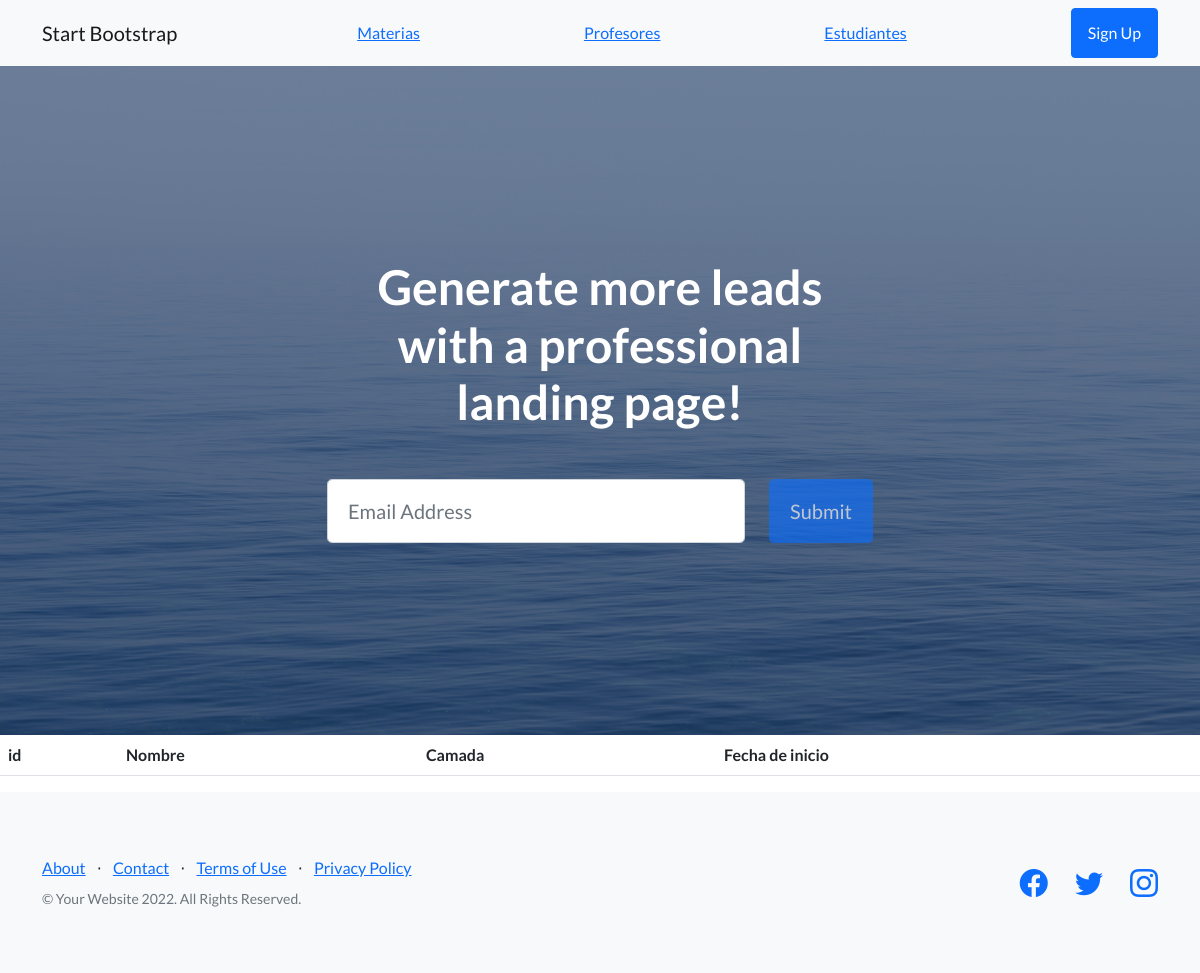
/usuarios/materias, run on an earlier commit of the app's database.
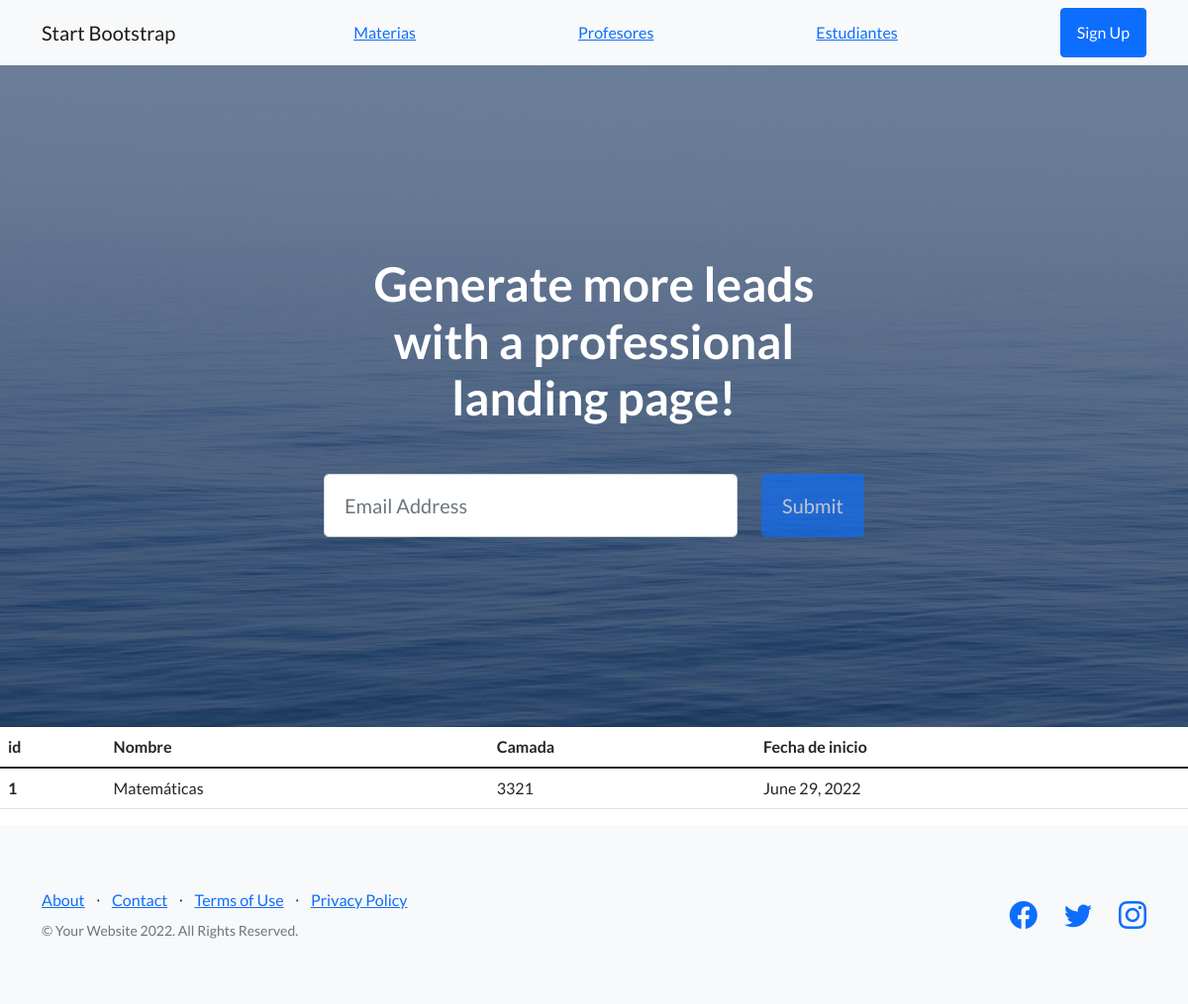
And on a later commit of the database.
### usuarios/models.py (models this page shows)
class Materias(models.Model):
    nombre = models.CharField(max_length=30)
    camada = models.IntegerField()
    fecha_de_inicio = models.DateField()

### usuarios/views.py (the view)
# urls.py: path("materias", views.materias, name="materias"),
def materias(request):
    materias = Materias.objects.all()
    datos = {"datos" : materias}
    return render(request, "materias.html", datos)

### usuarios/templates/materias.html
{% extends "index.html" %}
{% load static %}
{% block contenido %}
<table class="table">
    <thead>
        <tr>
            <th scope="col">id</th>
            <th scope="col">Nombre</th>
            <th scope="col">Camada</th>
            <th scope="col">Fecha de inicio</th>
        </tr>
    </thead>
    <tbody>
        {% for m in datos %}
        <tr>
            <th scope="row">{{m.id}}</th>
            <td>{{m.nombre}}</td>
            <td>{{m.camada}}</td>
            <td>{{m.fecha_de_inicio}}</td>
        </tr>
        {% endfor %}
    </tbody>
</table>
{% endblock %}

What changed in the data, as far as the page shows it:
added Materias: id "1", nombre "Matemáticas", camada "3321", fecha_de_inicio "June 29, 2022"
